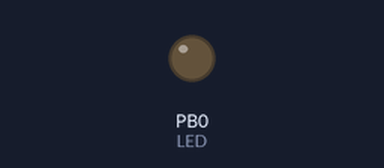
The sketch below on a simulated ATtiny85, built with avr-gcc and run on an emulated ATtiny85. Parts: output pins drawn as LEDs (lit = HIGH).

Above: at 0.9 s.
At 2.97 s:
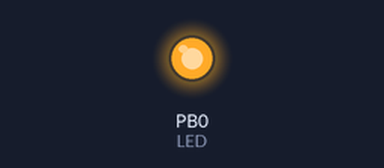
Timing chart, 0 to 3.3 s (numbered marks = the images above):
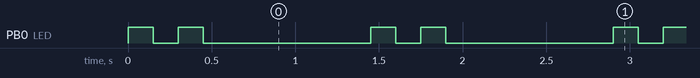

Measured:
- by itself, PB0 (LED): repeats every 1.5 s: LOW 0.15 s, HIGH 0.15 s, LOW 1.0 s, HIGH 0.15 s
- by itself, everything shown: repeats every 1.5 s, in 4 steps

The sketch:

DigiSpark_ATTiny85_DoubleBlink.ino
```cpp
#define LED 0

// the setup routine runs once when you press reset:
void setup() {
  // initialize the digital pin as an output.
  pinMode(LED, OUTPUT); //LED on Model B
  //pinMode(1, OUTPUT); //LED on Model A  or Pro

  //pinMode(2, INPUT);
}

// the loop routine runs over and over again forever:
void loop() {
  //if (digitalRead(2) == LOW)
  {

    digitalWrite(LED, HIGH);
    delay(150);

    digitalWrite(LED, LOW);
    delay(150);

    digitalWrite(LED, HIGH);
    delay(150);

    digitalWrite(LED, LOW);
    delay(1000);
  }
}
```
